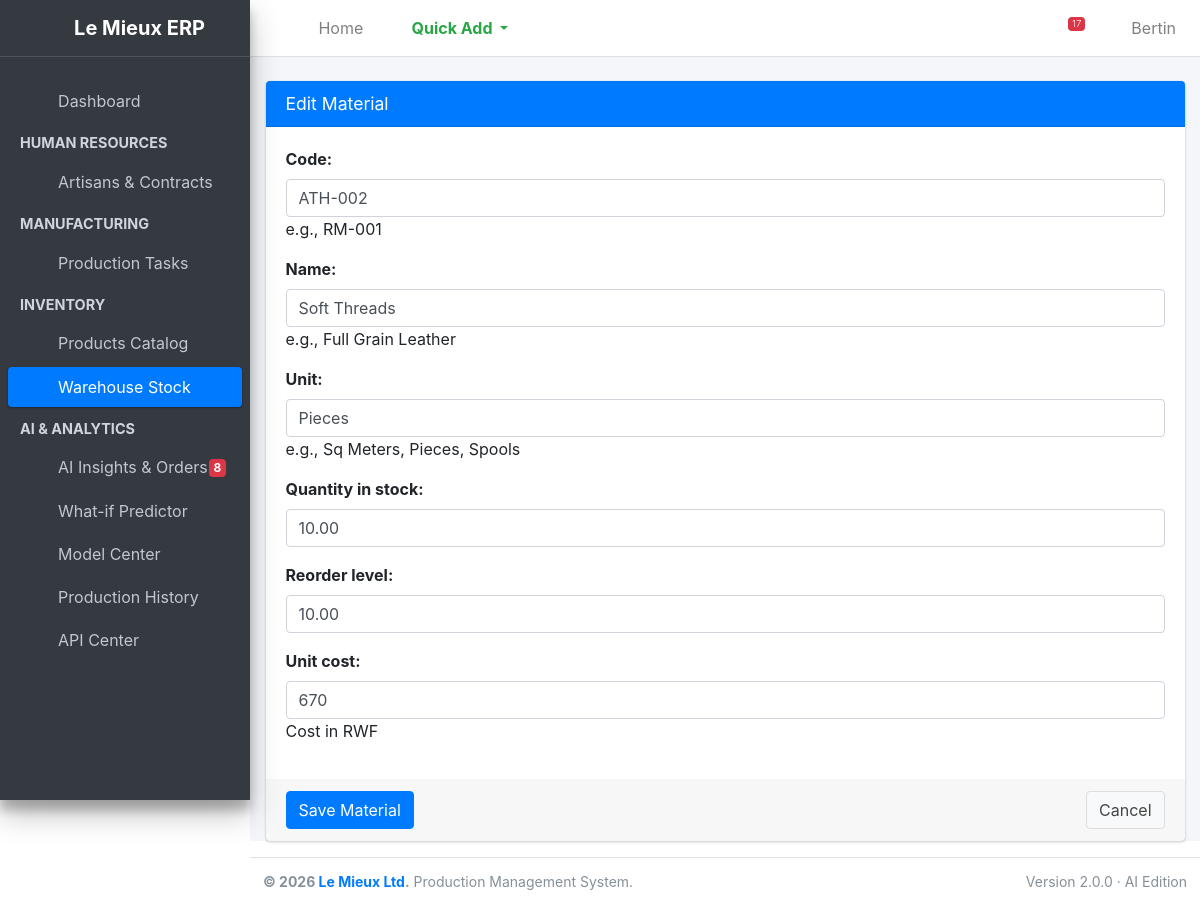
Page /inventory/materials/2/edit/ (signed in) on the earlier database version.
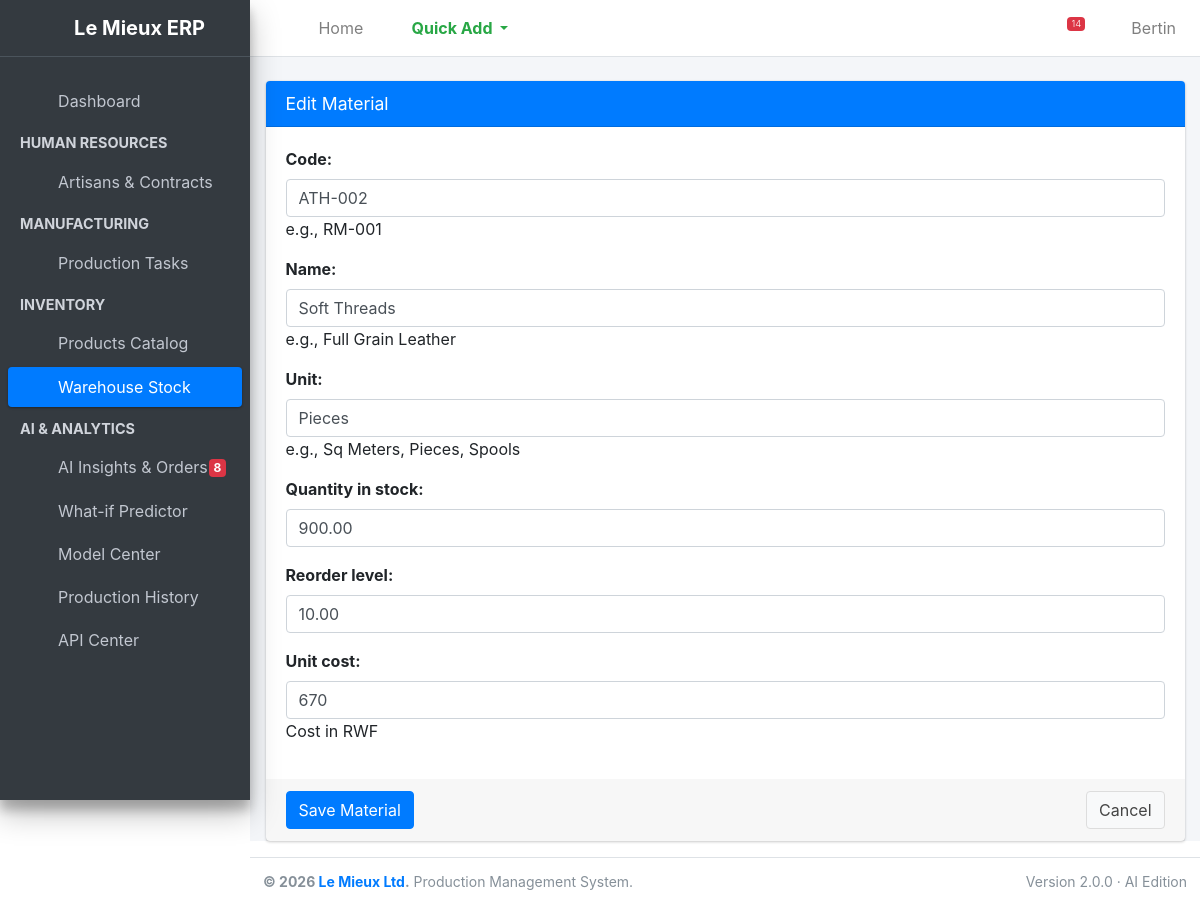
Same page on the later database version.
### inventory/models.py (models this page shows, shortened)
class RawMaterial(models.Model):
    code = models.CharField(max_length=20, unique=True, help_text="e.g., RM-001")
    name = models.CharField(max_length=100, help_text="e.g., Full Grain Leather")
    unit = models.CharField(max_length=20, help_text="e.g., Sq Meters, Pieces, Spools")
    quantity_in_stock = models.DecimalField(max_digits=10, decimal_places=2, default=0,
                                            validators=[MinValueValidator(0)])
    reorder_level = models.DecimalField(max_digits=10, decimal_places=2, default=0)
    unit_cost = models.DecimalField(max_digits=10, decimal_places=0, help_text="Cost in RWF")

### inventory/views.py (the view)
# urls.py: path('materials/<int:pk>/edit/', views.material_update, name='material_update'),
@login_required
@user_passes_test(is_staff_check, login_url='/')
def material_update(request, pk):
    material = get_object_or_404(RawMaterial, pk=pk)
    if request.method == 'POST':
        form = RawMaterialForm(request.POST, instance=material)
        if form.is_valid():
            form.save()
            messages.success(request, f"Raw Material '{material.name}' updated successfully.")
            return redirect('inventory:material_list')
    else:
        form = RawMaterialForm(instance=material)
    return render(request, 'inventory/material_form.html', {'form': form, 'title': 'Edit Material'})

### inventory/forms.py
class RawMaterialForm(forms.ModelForm):
    class Meta:
        model = RawMaterial
        fields = ['code', 'name', 'unit', 'quantity_in_stock', 'reorder_level', 'unit_cost']
        widgets = {
            'code': forms.TextInput(attrs={'class': 'form-control'}),
            'name': forms.TextInput(attrs={'class': 'form-control'}),
            'unit': forms.TextInput(attrs={'class': 'form-control', 'placeholder': 'e.g., Sq Meters'}),
            'quantity_in_stock': forms.NumberInput(attrs={'class': 'form-control'}),
            'reorder_level': forms.NumberInput(attrs={'class': 'form-control'}),
            'unit_cost': forms.NumberInput(attrs={'class': 'form-control'}),
        }

### inventory/views.py (called while the page is built)
def is_staff_check(user):
    return user.is_staff

### production/models.py (called while the page is built)
    @property
    def is_overdue(self):
        if self.due_date and self.status != 'Completed':
            return self.due_date < datetime.date.today()
        return False

### inventory/templates/inventory/material_form.html (shortened to what this page needs)
{% extends 'base.html' %}
{% block content %}
<div class="card card-primary">
    <div class="card-header">
        <h3 class="card-title">{{ title }}</h3>
    </div>
    <form method="post">
        <div class="card-body">
            {{ form.as_p }}
        </div>
        <div class="card-footer">
            <button type="submit" class="btn btn-primary">Save Material</button>
            <a href="{% url 'inventory:material_list' %}" class="btn btn-default float-right">Cancel</a>
        </div>
    </form>
</div>
{% endblock %}

### templates/base.html (shortened to what the changed rows need)
{% load static %}
<!DOCTYPE html>
<html lang="en">
<head>
    <link rel="stylesheet" href="{% static 'plugins/fontawesome-free/css/all.min.css' %}">
    <link rel="stylesheet" href="{% static 'dist/css/adminlte.min.css' %}">
    <link rel="stylesheet" href="{% static 'analytics/analytics.css' %}">
</head>
<body class="hold-transition sidebar-mini layout-fixed">
<div class="wrapper">
    <nav class="main-header navbar navbar-expand navbar-white navbar-light">
        <ul class="navbar-nav ml-auto">
            <li class="nav-item dropdown">
                <a class="nav-link" data-toggle="dropdown" href="#" title="System Alerts">
                    {% if nav_alerts.total %}<span class="badge badge-danger navbar-badge">{{ nav_alerts.total }}</span>{% endif %}
                </a>
            </li>
        </ul>
    </nav>
    <div class="content-wrapper">
        <section class="content pt-4">
            <div class="container-fluid">
                {% block content %}
                {% endblock %}
            </div>
        </section>
    </div>
</div>
</body>
</html>

Differences in the rows shown:
changed RawMaterial "ATH-002": quantity_in_stock "10.00" → "900.00"
Other differences:
{{ nav_alerts.total }}: "17" → "14"
